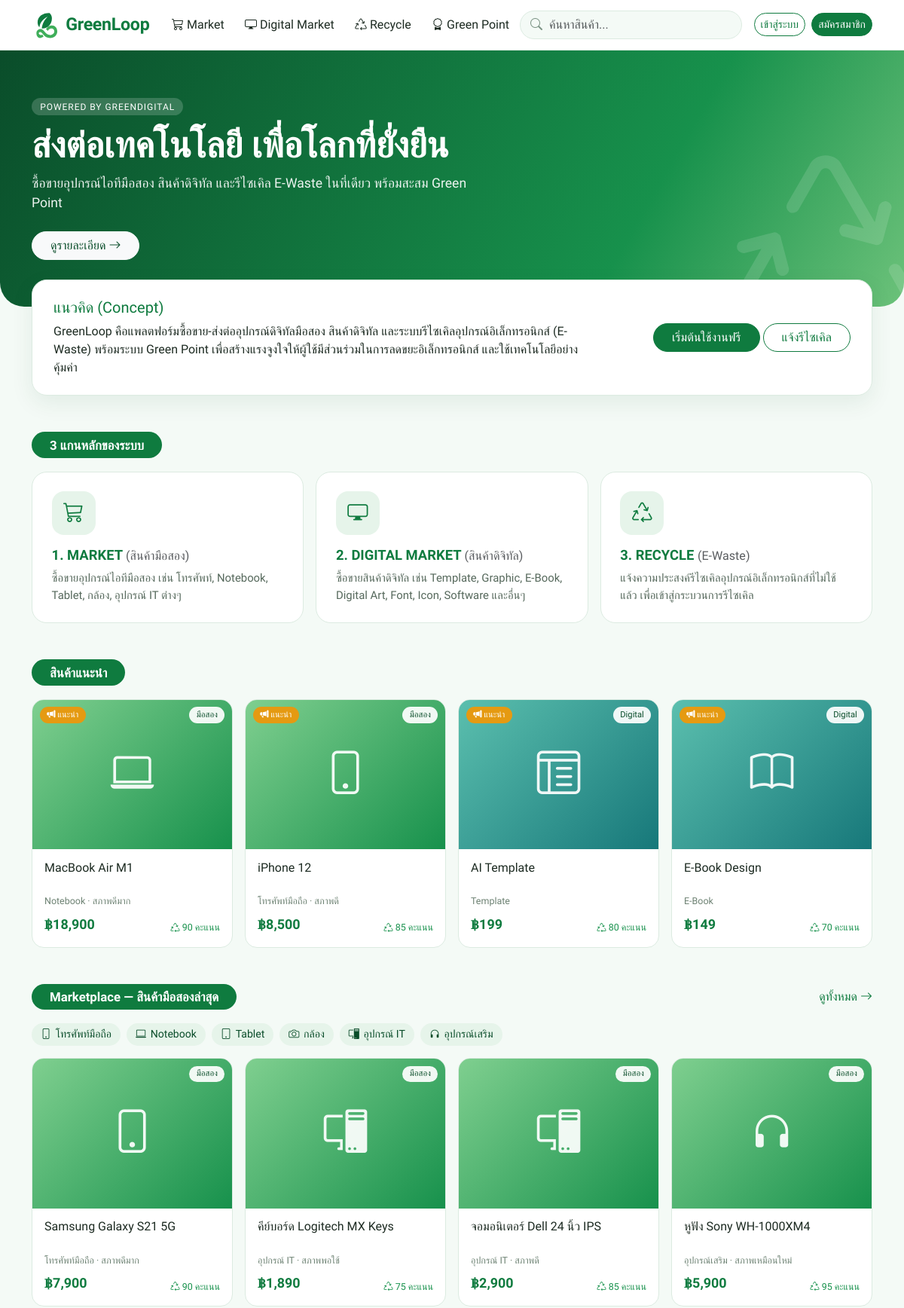
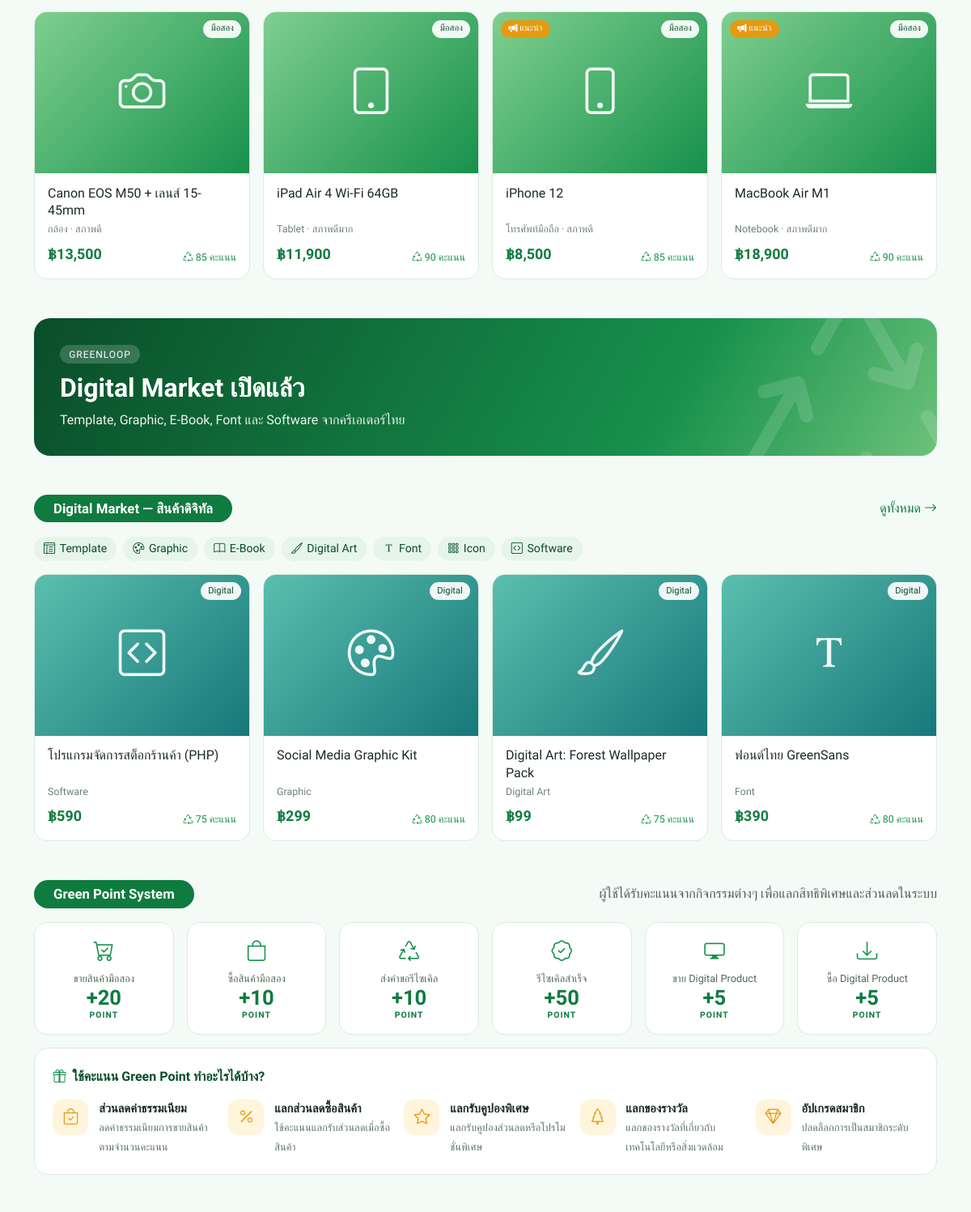
The page / (upper part) on the database its author committed (2 pictures, top to bottom).
### tables this page shows
CREATE TABLE banners (
  id INT AUTO_INCREMENT PRIMARY KEY,
  title VARCHAR(150) NOT NULL,
  subtitle VARCHAR(255) NOT NULL DEFAULT '',
  image VARCHAR(255) DEFAULT NULL,
  link VARCHAR(255) NOT NULL DEFAULT '',
  position ENUM('top','middle','side') NOT NULL DEFAULT 'top',
  sort_order INT NOT NULL DEFAULT 0,
  active TINYINT(1) NOT NULL DEFAULT 1
);

CREATE TABLE products (
  id INT AUTO_INCREMENT PRIMARY KEY,
  user_id INT NOT NULL,
  category_id INT DEFAULT NULL,
  type ENUM('market','digital') NOT NULL,
  title VARCHAR(200) NOT NULL,
  description TEXT,
  price DECIMAL(12,2) NOT NULL,
  item_condition VARCHAR(20) NOT NULL DEFAULT '',
  stock INT NOT NULL DEFAULT 1,
  image VARCHAR(255) DEFAULT NULL,
  file_path VARCHAR(255) DEFAULT NULL,
  file_name VARCHAR(255) DEFAULT NULL,
  green_score INT NOT NULL DEFAULT 80,
  status ENUM('pending','approved','rejected','sold','hidden') NOT NULL DEFAULT 'pending',
  promoted_until DATETIME DEFAULT NULL,
  views INT NOT NULL DEFAULT 0,
  created_at DATETIME NOT NULL DEFAULT CURRENT_TIMESTAMP,
  KEY idx_browse (status, type, created_at),
  CONSTRAINT fk_products_user FOREIGN KEY (user_id) REFERENCES users(id) ON DELETE CASCADE,
  CONSTRAINT fk_products_cat FOREIGN KEY (category_id) REFERENCES categories(id) ON DELETE SET NULL
);

CREATE TABLE categories (
  id INT AUTO_INCREMENT PRIMARY KEY,
  name VARCHAR(100) NOT NULL,
  type ENUM('market','digital') NOT NULL,
  icon VARCHAR(50) NOT NULL DEFAULT 'bi-box-seam'
);

### index.php (the view, shortened to what this page needs)
<?php
require __DIR__ . '/includes/init.php';
$live = " WHERE p.status = 'approved' AND (p.type = 'digital' OR p.stock > 0)";
$featured = rows(PRODUCT_SELECT . $live . ' AND p.promoted_until > NOW() ORDER BY p.promoted_until DESC LIMIT 4');
$market = rows(PRODUCT_SELECT . $live . " AND p.type = 'market' ORDER BY p.created_at DESC, p.id DESC LIMIT 8");
$digital = rows(PRODUCT_SELECT . $live . " AND p.type = 'digital' ORDER BY p.created_at DESC, p.id DESC LIMIT 4");
$top = banners('top');
$middle = banners('middle');
$cats = rows('SELECT * FROM categories ORDER BY type DESC, id');
require __DIR__ . '/includes/header.php';
?>
<?php if ($top): ?>
<div id="topBanner" class="carousel slide" data-bs-ride="carousel">
  <?php if (count($top) > 1): ?>
  <div class="carousel-indicators">
  </div>
  <?php endif; ?>
  <div class="carousel-inner">
    <?php foreach ($top as $i => $b): ?>
    <div class="carousel-item <?= $i ? '' : 'active' ?>">
      <?php if ($b['image']): ?>
        <?= banner_html($b) ?>
      <?php else: ?>
      <div class="banner banner-top">
        <div class="container"><div class="banner-text">
          <span class="banner-label">Powered by GreenDigital</span>
          <h2><?= e($b['title']) ?></h2>
          <p><?= e($b['subtitle']) ?></p>
          <?php if ($b['link'] !== ''): ?><a class="btn btn-light mt-4 px-4" href="<?= e(preg_match('#^https?://#i', $b['link']) ? $b['link'] : url($b['link'])) ?>">ดูรายละเอียด <i class="bi bi-arrow-right"></i></a><?php endif; ?>
        </div></div>
        <i class="bi bi-recycle banner-deco"></i>
      </div>
      <?php endif; ?>
    </div>
    <?php endforeach; ?>
  </div>
</div>
<?php endif; ?>
<div class="container">
  <div class="concept" <?= $top ? '' : 'style="margin-top:1.5rem"' ?>>
    <div class="row align-items-center g-3">
      <div class="col-lg-8">
        <h2 class="h5 text-green mb-2">แนวคิด (Concept)</h2>
        <p class="mb-0">GreenLoop คือแพลตฟอร์มซื้อขาย-ส่งต่ออุปกรณ์ดิจิทัลมือสอง สินค้าดิจิทัล และระบบรีไซเคิลอุปกรณ์อิเล็กทรอนิกส์ (E-Waste) พร้อมระบบ Green Point เพื่อสร้างแรงจูงใจให้ผู้ใช้มีส่วนร่วมในการลดขยะอิเล็กทรอนิกส์ และใช้เทคโนโลยีอย่างคุ้มค่า</p>
      </div>
      <div class="col-lg-4 text-lg-end">
        <a class="btn btn-primary px-4" href="<?= e(url(user() ? 'sell.php' : 'register.php')) ?>"><?= user() ? 'ลงขายสินค้า' : 'เริ่มต้นใช้งานฟรี' ?></a>
        <a class="btn btn-outline-primary px-4" href="<?= e(url('recycle.php')) ?>">แจ้งรีไซเคิล</a>
      </div>
    </div>
  </div>
  <section class="section">
    <div class="section-head"><h2 class="pill-title">3 แกนหลักของระบบ</h2></div>
    <div class="row g-3">
      <div class="col-md-4"><a class="pillar" href="<?= e(url('products.php?type=market')) ?>">
        <div class="ico"><i class="bi bi-cart3"></i></div>
        <h3>1. MARKET <small class="text-muted fw-normal">(สินค้ามือสอง)</small></h3>
        <p>ซื้อขายอุปกรณ์ไอทีมือสอง เช่น โทรศัพท์, Notebook, Tablet, กล้อง, อุปกรณ์ IT ต่างๆ</p>
      </a></div>
      <div class="col-md-4"><a class="pillar" href="<?= e(url('products.php?type=digital')) ?>">
        <div class="ico"><i class="bi bi-display"></i></div>
        <h3>2. DIGITAL MARKET <small class="text-muted fw-normal">(สินค้าดิจิทัล)</small></h3>
        <p>ซื้อขายสินค้าดิจิทัล เช่น Template, Graphic, E-Book, Digital Art, Font, Icon, Software และอื่นๆ</p>
      </a></div>
      <div class="col-md-4"><a class="pillar" href="<?= e(url('recycle.php')) ?>">
        <div class="ico"><i class="bi bi-recycle"></i></div>
        <h3>3. RECYCLE <small class="text-muted fw-normal">(E-Waste)</small></h3>
        <p>แจ้งความประสงค์รีไซเคิลอุปกรณ์อิเล็กทรอนิกส์ที่ไม่ใช้แล้ว เพื่อเข้าสู่กระบวนการรีไซเคิล</p>
      </a></div>
    </div>
  </section>
  <?php if ($featured): ?>
  <section class="section">
    <div class="section-head"><h2 class="pill-title">สินค้าแนะนำ</h2></div>
    <div class="row row-cols-2 row-cols-md-3 row-cols-lg-4 g-3">
      <?php foreach ($featured as $p): ?><div class="col"><?= product_card($p) ?></div><?php endforeach; ?>
    </div>
  </section>
  <?php endif; ?>
  <section class="section">
    <div class="section-head">
      <h2 class="pill-title">Marketplace — สินค้ามือสองล่าสุด</h2>
      <a href="<?= e(url('products.php?type=market')) ?>">ดูทั้งหมด <i class="bi bi-arrow-right"></i></a>
    </div>
    <div class="d-flex flex-wrap gap-2 mb-3">
      <?php foreach ($cats as $c): if ($c['type'] !== 'market') continue; ?>
        <a class="chip" href="<?= e(url('products.php?type=market&cat=' . $c['id'])) ?>"><i class="bi <?= e($c['icon']) ?>"></i> <?= e($c['name']) ?></a>
      <?php endforeach; ?>
    </div>
    <?php if ($market): ?>
    <div class="row row-cols-2 row-cols-md-3 row-cols-lg-4 g-3">
      <?php foreach ($market as $p): ?><div class="col"><?= product_card($p) ?></div><?php endforeach; ?>
    </div>
    <?php else: ?><div class="empty panel"><i class="bi bi-box-seam"></i>ยังไม่มีสินค้า</div><?php endif; ?>
  </section>
  <?php if ($middle): ?>
  <section class="section"><?= banner_html($middle[0]) ?></section>
  <?php endif; ?>
  <section class="section">
    <div class="section-head">
      <h2 class="pill-title">Digital Market — สินค้าดิจิทัล</h2>
      <a href="<?= e(url('products.php?type=digital')) ?>">ดูทั้งหมด <i class="bi bi-arrow-right"></i></a>
    </div>
    <div class="d-flex flex-wrap gap-2 mb-3">
      <?php foreach ($cats as $c): if ($c['type'] !== 'digital') continue; ?>
        <a class="chip" href="<?= e(url('products.php?type=digital&cat=' . $c['id'])) ?>"><i class="bi <?= e($c['icon']) ?>"></i> <?= e($c['name']) ?></a>
      <?php endforeach; ?>
    </div>
    <?php if ($digital): ?>
    <div class="row row-cols-2 row-cols-md-3 row-cols-lg-4 g-3">
      <?php foreach ($digital as $p): ?><div class="col"><?= product_card($p) ?></div><?php endforeach; ?>
    </div>
    <?php else: ?><div class="empty panel"><i class="bi bi-file-earmark"></i>ยังไม่มีสินค้า</div><?php endif; ?>
  </section>
  <section class="section">
    <div class="section-head">
      <h2 class="pill-title">Green Point System</h2>
      <span class="text-muted">ผู้ใช้ได้รับคะแนนจากกิจกรรมต่างๆ เพื่อแลกสิทธิพิเศษและส่วนลดในระบบ</span>
    </div>
    <div class="row row-cols-2 row-cols-md-3 row-cols-lg-6 g-3">
      <?php
      $earn = [
          ['bi-cart-check', 'ขายสินค้ามือสอง', POINTS['sell_market']],
          ['bi-bag', 'ซื้อสินค้ามือสอง', POINTS['buy_market']],
          ['bi-recycle', 'ส่งคำขอรีไซเคิล', POINTS['recycle_submit']],
          ['bi-patch-check', 'รีไซเคิลสำเร็จ', POINTS['recycle_done']],
          ['bi-display', 'ขาย Digital Product', POINTS['sell_digital']],
          ['bi-download', 'ซื้อ Digital Product', POINTS['buy_digital']],
      ];
      foreach ($earn as $x): ?>
      <div class="col"><div class="point-tile"><i class="bi <?= $x[0] ?>"></i><div class="lbl"><?= $x[1] ?></div><div class="num">+<?= $x[2] ?></div><div class="unit">POINT</div></div></div>
      <?php endforeach; ?>
    </div>
    <div class="panel mt-3">
      <div class="panel-title"><i class="bi bi-gift"></i> ใช้คะแนน Green Point ทำอะไรได้บ้าง?</div>
      <div class="row g-3">
        <div class="col-md-6 col-lg"><div class="use-item"><div class="ico"><i class="bi bi-bag-check"></i></div><div><b>ส่วนลดค่าธรรมเนียม</b><span>ลดค่าธรรมเนียมการขายสินค้าตามจำนวนคะแนน</span></div></div></div>
        <div class="col-md-6 col-lg"><div class="use-item"><div class="ico"><i class="bi bi-percent"></i></div><div><b>แลกส่วนลดซื้อสินค้า</b><span>ใช้คะแนนแลกรับส่วนลดเมื่อซื้อสินค้า</span></div></div></div>
        <div class="col-md-6 col-lg"><div class="use-item"><div class="ico"><i class="bi bi-star"></i></div><div><b>แลกรับคูปองพิเศษ</b><span>แลกรับคูปองส่วนลดหรือโปรโมชั่นพิเศษ</span></div></div></div>
        <div class="col-md-6 col-lg"><div class="use-item"><div class="ico"><i class="bi bi-tree"></i></div><div><b>แลกของรางวัล</b><span>แลกของรางวัลที่เกี่ยวกับเทคโนโลยีหรือสิ่งแวดล้อม</span></div></div></div>
        <div class="col-md-6 col-lg"><div class="use-item"><div class="ico"><i class="bi bi-gem"></i></div><div><b>อัปเกรดสมาชิก</b><span>ปลดล็อกการเป็นสมาชิกระดับพิเศษ</span></div></div></div>
      </div>
    </div>
  </section>
  <section class="section">
    <div class="row g-3">
    </div>
  </section>
</div>
<?php require __DIR__ . '/includes/footer.php'; ?>

### includes/init.php (shortened to what this page needs)
<?php
function db()
{
    static $pdo = null;
    if ($pdo === null) {
        $c = require ROOT_PATH . '/config.php';
        try {
            $pdo = new PDO(
                "mysql:host={$c['db_host']};port={$c['db_port']};dbname={$c['db_name']};charset=utf8mb4",
                $c['db_user'],
                $c['db_pass'],
                [
                    PDO::ATTR_ERRMODE => PDO::ERRMODE_EXCEPTION,
                    PDO::ATTR_DEFAULT_FETCH_MODE => PDO::FETCH_ASSOC,
                    PDO::ATTR_EMULATE_PREPARES => false,
                ]
            );
            $pdo->exec("SET time_zone = '+07:00'");
        } catch (PDOException $ex) {
            http_response_code(500);
            exit('<h3>เชื่อมต่อฐานข้อมูลไม่ได้</h3><p>กรุณานำเข้าไฟล์ <code>database.sql</code> และตรวจสอบการตั้งค่าใน <code>config.php</code></p>');
        }
    }
    return $pdo;
}
function q($sql, $params = [])
{
    $st = db()->prepare($sql);
    $st->execute($params);
    return $st;
}
function rows($sql, $params = [])
{
    return q($sql, $params)->fetchAll();
}
function e($s)
{
    return htmlspecialchars((string) $s, ENT_QUOTES, 'UTF-8');
}
function url($path = '')
{
    return BASE_URL . '/' . ltrim($path, '/');
}
function baht($n)
{
    $n = (float) $n;
    return '฿' . number_format($n, floor($n) == $n ? 0 : 2);
}
function setting($name, $default = '')
{
    static $all = null;
    if ($all === null) {
        $all = [];
        foreach (rows('SELECT name, value FROM settings') as $r) {
            $all[$r['name']] = $r['value'];
        }
    }
    return isset($all[$name]) && $all[$name] !== '' ? $all[$name] : $default;
}
function user()
{
    static $u = false;
    if ($u === false) {
        $u = empty($_SESSION['uid']) ? null : row('SELECT * FROM users WHERE id = ?', [$_SESSION['uid']]);
    }
    return $u;
}
function product_image($p, $class = '')
{
    $icon = !empty($p['cat_icon']) ? $p['cat_icon'] : ($p['type'] === 'digital' ? 'bi-file-earmark-richtext' : 'bi-box-seam');
    return '<div class="ph ph-' . e($p['type']) . ' ' . $class . '"><i class="bi ' . e($icon) . '"></i></div>';
}
function product_card($p)
{
    $promoted = $p['promoted_until'] && strtotime($p['promoted_until']) > time();
    $h = '<div class="card product-card h-100"><a href="' . e(url('product.php?id=' . $p['id'])) . '" class="thumb">' . product_image($p);
    if ($promoted) {
        $h .= '<span class="tag tag-promo"><i class="bi bi-megaphone-fill"></i> แนะนำ</span>';
    }
    $h .= '<span class="tag tag-type">' . ($p['type'] === 'digital' ? 'Digital' : 'มือสอง') . '</span></a>';
    $h .= '<div class="card-body"><a class="title stretched-link" href="' . e(url('product.php?id=' . $p['id'])) . '">' . e($p['title']) . '</a>';
    $h .= '<div class="meta">' . e($p['cat_name'] ?: 'ทั่วไป');
    if ($p['type'] === 'market' && isset(CONDITIONS[$p['item_condition']])) {
        $h .= ' · สภาพ' . CONDITIONS[$p['item_condition']][0];
    }
    $h .= '</div><div class="d-flex justify-content-between align-items-end mt-2"><span class="price">' . baht($p['price']) . '</span>';
    $h .= '<span class="score"><i class="bi bi-recycle"></i> ' . (int) $p['green_score'] . ' คะแนน</span></div></div></div>';
    return $h;
}
function banners($position)
{
    return rows('SELECT * FROM banners WHERE active = 1 AND position = ? ORDER BY sort_order, id', [$position]);
}
function banner_html($b, $class = '')
{
    $href = $b['link'] !== '' ? (preg_match('#^https?://#i', $b['link']) ? $b['link'] : url($b['link'])) : '#';
    $h = '<a href="' . e($href) . '" class="banner banner-' . e($b['position']) . ' ' . $class . '">';
    if ($b['image']) {
        $h .= '<img src="' . e(url($b['image'])) . '" alt="' . e($b['title']) . '">';
    } else {
        $h .= '<div class="banner-text"><span class="banner-label">' . ($b['position'] === 'side' ? 'Banner' : 'GreenLoop') . '</span><h2>' . e($b['title']) . '</h2>'
            . ($b['subtitle'] !== '' ? '<p>' . e($b['subtitle']) . '</p>' : '') . '</div><i class="bi bi-recycle banner-deco"></i>';
    }
    return $h . '</a>';
}
function logo_html($height = 38)
{
    return '<svg class="logo-mark" width="' . $height . '" height="' . $height . '" viewBox="0 0 48 48" aria-hidden="true"><path d="M30 4C18 4 10 10 10 20c0 3 1 6 3 8 1-8 6-14 14-18-5 5-9 11-10 20 9 1 17-6 17-17 0-3-1-6-4-9z" fill="#0f7b3f"/><path d="M8 38c0-4 3-7 7-7 6 0 8 10 16 10 4 0 7-3 7-6s-2-5-5-5c-2 0-4 1-6 4l-3-3c3-4 6-6 10-6 5 0 9 4 9 10s-5 11-12 11C20 46 19 36 14 36c-1 0-2 1-2 2s1 3 3 3c1 0 2 0 3-1l2 4c-2 1-4 2-6 2-4 0-6-4-6-8z" fill="#3fae5a"/></svg>'
        . '<span class="logo-text">' . e(setting('site_name', 'GreenLoop')) . '</span>';
}

### rows shown on the page
banners: title "ส่งต่อเทคโนโลยี เพื่อโลกที่ยั่งยืน", subtitle "ซื้อขายอุปกรณ์ไอทีมือสอง สินค้าดิจิทัล และรีไซเคิล E-Waste ในที่เดียว พร้อมสะสม Green Point"
products: shows "แนะนำ", type "มือสอง", title "MacBook Air M1", category.name "Notebook", p "· สภาพดีมาก", price "฿18,900", green_score "90"
products: shows "แนะนำ", type "มือสอง", title "iPhone 12", category.name "โทรศัพท์มือถือ", p "· สภาพดี", price "฿8,500", green_score "85"
products: shows "แนะนำ", type "Digital", title "AI Template", category.name "Template", price "฿199", green_score "80"
products: shows "แนะนำ", type "Digital", title "E-Book Design", category.name "E-Book", price "฿149", green_score "70"
categories: name "โทรศัพท์มือถือ"
categories: name "Notebook"
categories: name "Tablet"
categories: name "กล้อง"
categories: name "อุปกรณ์ IT"
categories: name "อุปกรณ์เสริม"
products: type "มือสอง", title "Samsung Galaxy S21 5G", category.name "โทรศัพท์มือถือ", p "· สภาพดีมาก", price "฿7,900", green_score "90"
products: type "มือสอง", title "คีย์บอร์ด Logitech MX Keys", category.name "อุปกรณ์ IT", p "· สภาพพอใช้", price "฿1,890", green_score "75"
products: type "มือสอง", title "จอมอนิเตอร์ Dell 24 นิ้ว IPS", category.name "อุปกรณ์ IT", p "· สภาพดี", price "฿2,900", green_score "85"
products: type "มือสอง", title "หูฟัง Sony WH-1000XM4", category.name "อุปกรณ์เสริม", p "· สภาพเหมือนใหม่", price "฿5,900", green_score "95"
products: type "มือสอง", title "Canon EOS M50 + เลนส์ 15-45mm", category.name "กล้อง", p "· สภาพดี", price "฿13,500", green_score "85"
products: type "มือสอง", title "iPad Air 4 Wi-Fi 64GB", category.name "Tablet", p "· สภาพดีมาก", price "฿11,900", green_score "90"
banners: title "Digital Market เปิดแล้ว", subtitle "Template, Graphic, E-Book, Font และ Software จากครีเอเตอร์ไทย"
categories: name "Template"
categories: name "Graphic"
categories: name "E-Book"
categories: name "Digital Art"
categories: name "Font"
categories: name "Icon"
categories: name "Software"
products: type "Digital", title "โปรแกรมจัดการสต็อกร้านค้า (PHP)", category.name "Software", price "฿590", green_score "75"
products: type "Digital", title "Social Media Graphic Kit", category.name "Graphic", price "฿299", green_score "80"
products: type "Digital", title "Digital Art: Forest Wallpaper Pack", category.name "Digital Art", price "฿99", green_score "75"
products: type "Digital", title "ฟอนต์ไทย GreenSans", category.name "Font", price "฿390", green_score "80"

### other values the page prints
setting('site_name', 'GreenLoop') "GreenLoop"
$x[1] "ขายสินค้ามือสอง"
$x[2] "20"
$x[1] "ซื้อสินค้ามือสอง"
$x[2] "10"
$x[1] "ส่งคำขอรีไซเคิล"
$x[1] "รีไซเคิลสำเร็จ"
$x[2] "50"
$x[1] "ขาย Digital Product"
$x[2] "5"
$x[1] "ซื้อ Digital Product"
